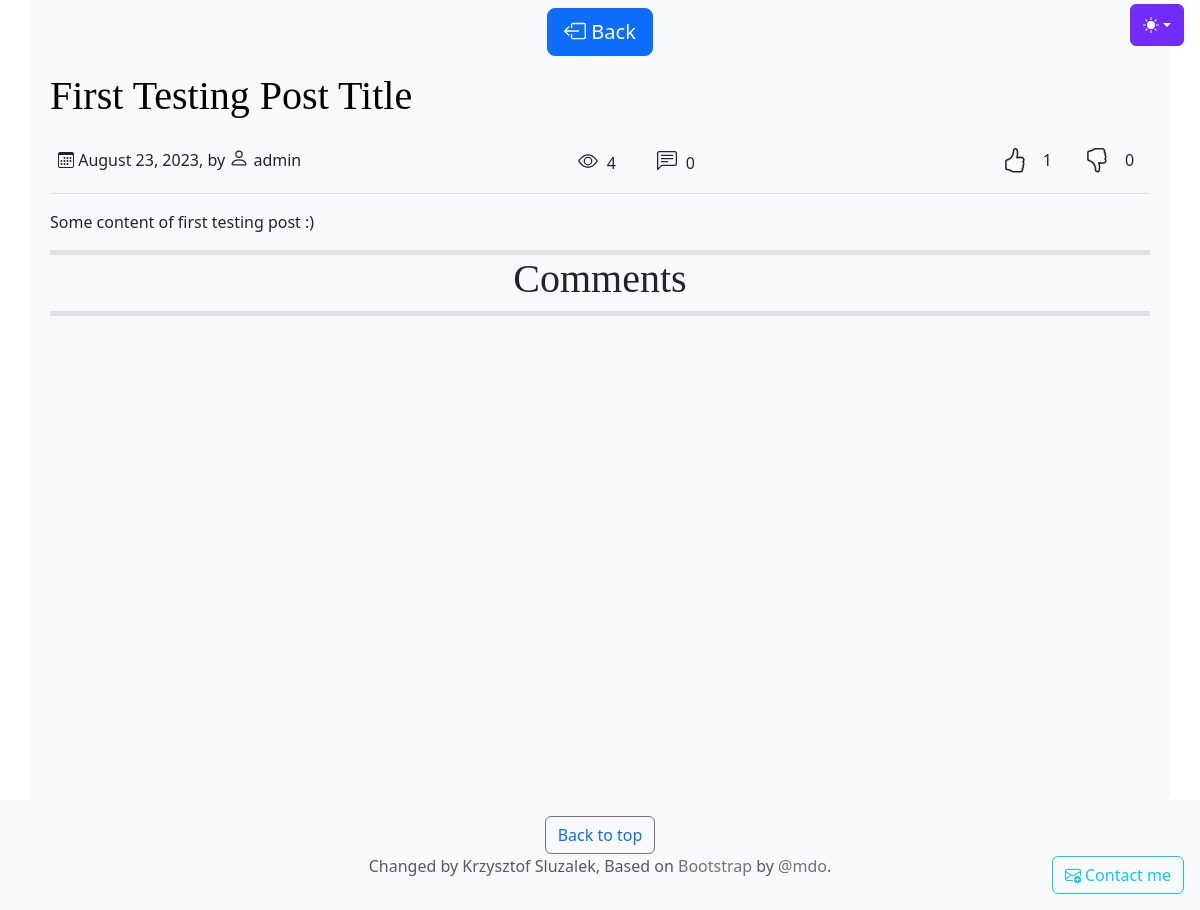
The app's page /post/14/ with its own data.
### posts/models.py (models this page shows)
class Post(models.Model):
    id = models.AutoField(primary_key=True)
    author = models.ForeignKey(settings.AUTH_USER_MODEL, on_delete=models.CASCADE)
    posted_date = models.DateTimeField(default=timezone.now)
    title = models.TextField()
    content = models.TextField()
    views = models.IntegerField(default=0)
    comments = models.IntegerField(default=0)
    likes = models.IntegerField(default=0)
    dislikes = models.IntegerField(default=0)
    class Meta:
        db_table = 'Post'

### users/models.py (models this page shows)
class MyUser(AbstractUser):
    profile_pic = models.ImageField(null=True,
                                    blank=True,
                                    upload_to="users_prof/",
                                    default="users_prof/default_profile_pic.png")
    user_desc = models.TextField(max_length=250, default='Default profile description')
    RANK_CHOICES = (
        ('Newbie', 'Newbie'),
        ('Junior', 'Junior'),
        ('Member', 'Member'),
        ('SeniorMember', 'SeniorMember'),
        ('Veteran', 'Veteran'),
        ('Expert', 'Expert'),
        ('Guru', 'Guru'),
        ('Moderator', 'Moderator'),
        ('Administrator', 'Administrator'),
        )
    user_rank = models.CharField(
        max_length=20,
        choices=RANK_CHOICES,
        default='newbie'
    )
    def __str__(self):
        return self.username

### posts/views.py (the view)
# urls.py: path('post/<int:post_id>/', posts_views.post_view, name="post_view"),
def post_view(request, post_id):
    post = get_object_or_404(Post, id=post_id)
    comments = get_comments_for_post(post_id)
    post.views += 1
    post.save()
    output = {
        'post': post,
        'comments':comments
    }
    return render(request, 'post/post.html', output)

### posts/views.py (called while the page is built)
def get_comments_for_post(post_id):
    comments = Comment.objects.filter(post_id=post_id)
    return comments

### static/templates/post/post.html (shortened to what this page needs)
{% extends 'blog/base.html' %}
{% load static %}
{% block content %}
<div class="container bg-body-tertiary rounded min-vh-100">
    <div class="d-flex justify-content-evenly">
    <div class="p-2">
        <button type="button" class="btn btn-primary btn-lg" id="homeButton">
            Back
        </button>
      </div>
    </div>
    <article class="blog-post p-2" id="normal_post">
          <h2 class="display-6 link-body-emphasis mb-1 text-break text-capitalize">
            {{ post.title }}
          </h2>
        <p class="blog-post-meta">
          <div class="d-flex justify-content-between border-bottom pb-2">
            <div class="p-2 ">
              {{  post.posted_date|date:"F d, Y" }},
              by
                  {{ post.author }}
            </div>
            <div class="p-2 d-flex align-items-center p-2">
              <div class="row ">
                <div class="col-2">
                </div>
                <div class="col-3 me-2">
                  {{post.views}}
                </div>
                <div class="col-2">
                </div>
                <div class="col-3 me-2">
                  {{post.comments}}
                </div>
              </div>
            </div>
              <div class="p-2 d-flex align-items-center p-2">
                <div class="row ">
                  <div class="col-3">
                    <form id="myForm" method="post" action="{% url 'like_clicked' %}">
                    </form>
                  </div>
                  <div class="col-3 " id="likes-counter-{{ post.id }}">
                    {{post.likes}}
                  </div>
                  <div class="col-3">
                    <form id="myForm" method="post" action="{% url 'dislike_clicked' %}">
                    </form>
                  </div>
                  <div class="col-3 "  id="dislikes-counter-{{ post.id }}" >
                    {{post.dislikes}}
                  </div>
                </div>
              </div>
          </div>
        </p>
        <p class="text-break">
          {{ post.content }}
        </p>
    <div class="container">
      <div class="row border-top border-bottom border-5 mb-5">
        <div class="col d-flex align-items-center justify-content-center">
          <h1 class="display-6">Comments</h1>
        </div>
      </div>
    </div>
  </article>
</div>
{% endblock %}

### static/css/blog.css (style rules this page uses)
h1, h2, h3, h4, h5, h6 { font-family: "Playfair Display", Georgia, "Times New Roman", serif; }
.blog-post { margin-bottom: 4rem; }
.blog-post-meta { margin-bottom: 1.25rem; color: #727272; }
.bi { vertical-align: -.125em; fill: currentColor; }

### records on screen
Post: title "First Testing Post Title", posted_date "August 23, 2023", author "admin", views "4", comments "0", likes "1", dislikes "0", content "Some content of first testing post :)"
